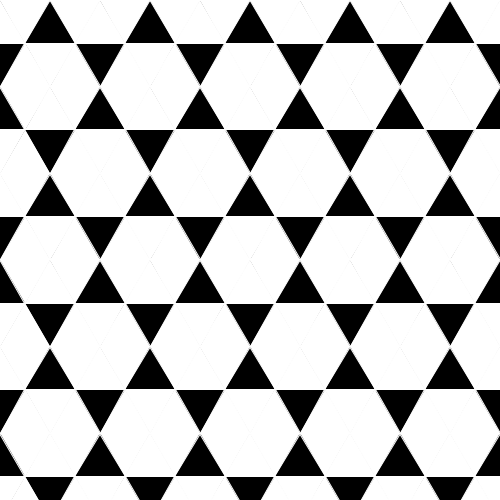
Frame 1 (no input)
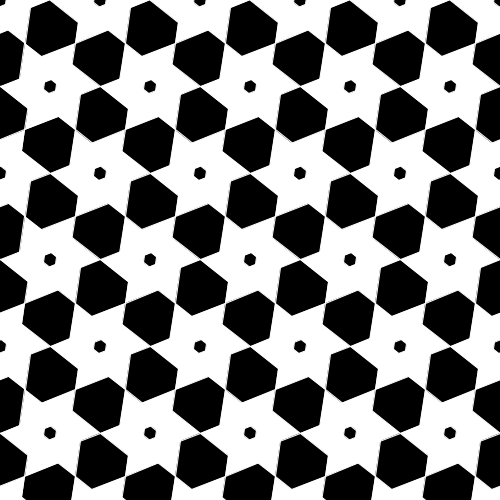
Frame 60 (the mouse pressed at the canvas centre just before this capture)
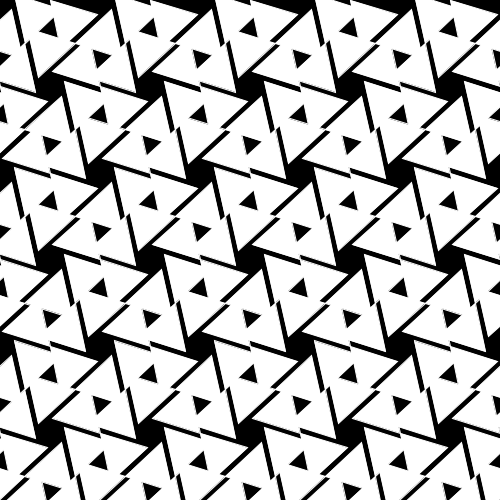
Frame 120 (the mouse held since frame 60 and released just before this capture)

The Processing sketch that drew these frames (run headless with seeded random() and noise(); from frame 60 on, the mouse is pressed at the canvas centre):

// Processing sketch: processing_163908
// ── processing_163908.pde

Dreieck dr;             // Triangle
float inc;
float mx, my;
float sLength, dHeight;  
boolean looping = true; 

void setup() {
  size(500, 500); 
  background(255);
  smooth();  
 
  sLength = 50;        // side length triangle
  dHeight = sqrt(3.0)/2.0 * sLength; // height triangle
  dr = new Dreieck(sLength);
  inc = 0; 
}

void draw() {
  background(0); 

  fill(255); 
  stroke(255); 
  
  float x, y; 
  float xStart = 0; 
  int counter = 0;
  
  for (my = 0; my <= height+dHeight; my += dHeight*2) {
    if (counter%2 == 0) {
      xStart = 0;
    } else {
      xStart = -sLength;
    }
    for (mx = xStart; mx <= width+sLength; mx += sLength*2) {  
      // Triangles are arranged in a circle
      for (float angle = 0; angle < 360; angle += 60) {
        x = mx + cos(radians(angle)) * sLength;
        y = my + sin(radians(angle)) * sLength;
        dr.drawDreieck(x, y, angle+inc);  
      }
    }
    counter++; 
  }

  inc += 0.65;
}

class Dreieck {
  PVector[] ecken;     // triangle vertices
  float seite;         // side length

  Dreieck(float _seite) {
    float x, y; 

    ecken = new PVector[3];    
    seite = _seite; 

    ecken[0] = new PVector(0, 0);
    ecken[1] = new PVector(seite, 0);
    x = cos(radians(-60)) * seite;
    y = sin(radians(-60)) * seite;
    ecken[2] = new PVector(x, y);
  }

  void drawDreieck(float _ex, float _ey, float _rotAngle) {
    pushMatrix();
    // rotate triangle around one edge
    translate(_ex, _ey); 
    rotate(radians(_rotAngle));  
    beginShape(); 
    for (int i = 0; i < 3; i++) {
      vertex(ecken[i].x, ecken[i].y);
    }
    endShape(CLOSE) ;
    popMatrix();
  }
}

void mouseReleased() {
  looping = !looping; 
  if (looping) {
    loop();
  } else {
    noLoop();
  }
}
